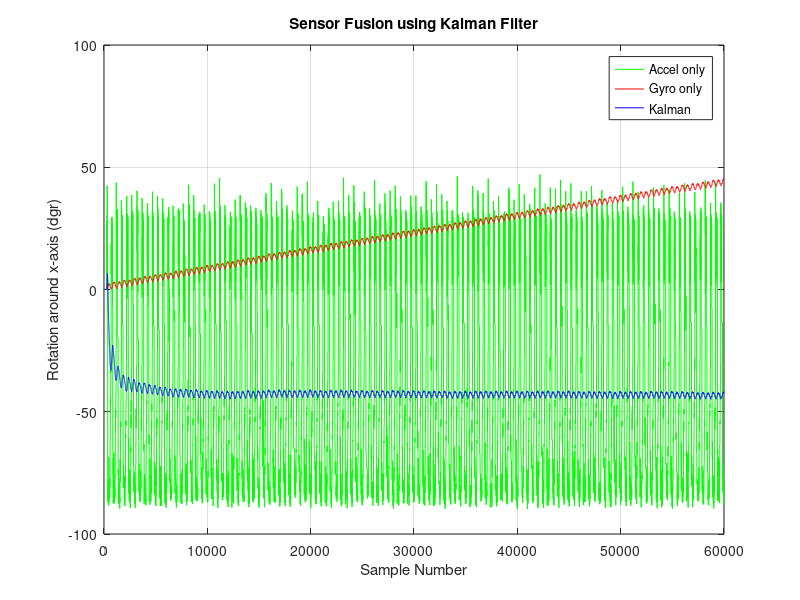
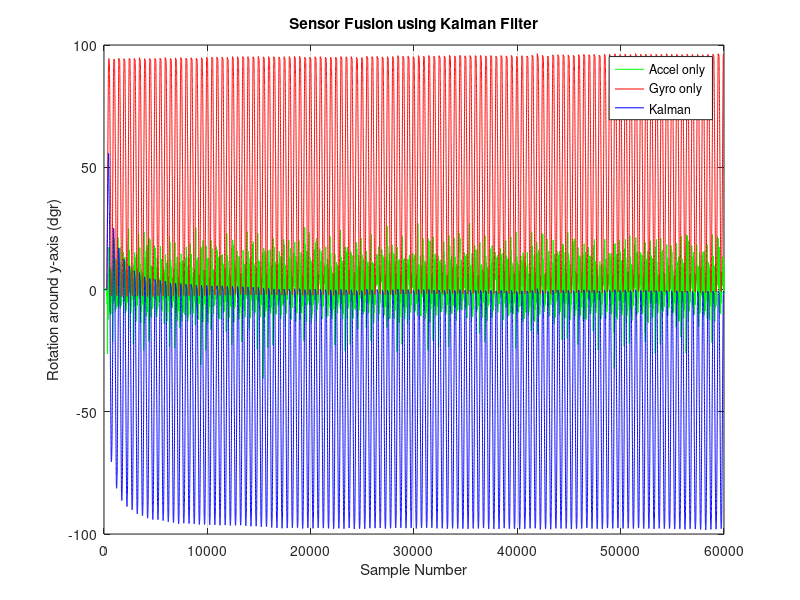
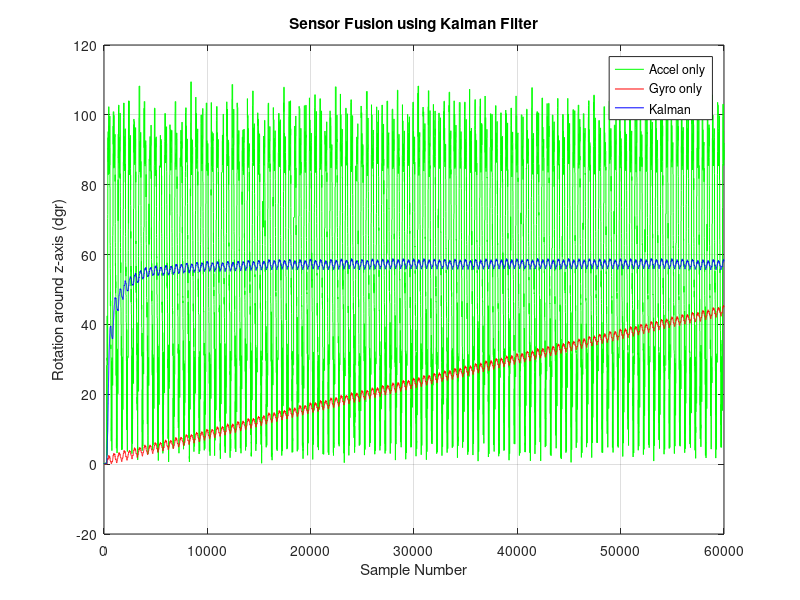

MATLAB code to generate these figures, in order: (Note: a time limit stopped this script after it produced the figures.)
# Load Quaternion pkg
pkg load quaternion;

# Parameters
filter = 5; % 0 = "raw", 1 = "static cal", 2 = "static cal + mvavg", 3 = "static cal + fir", 4 = "static cal + kalman", 5 = "simple cal + no filter"
ign_samples = 0; % samples to ignore until Filter has converged
gyro_weight = 0.98;
acc_range = 0.1;
gyr_sens = 32.8;
acc_sens = 8192;
delta_t = 1/500;
grav_raw = acc_sens;
gravity = 9.80665;
f_norm = [0; 0; acc_sens];
acc_rec = [0; 0; 1];
v = [0; 0; 0];
s = [0; 0; 0];

#Kalman Function
function angle_out = kalman_angle(angle_in, rate, stddev_angle, stddev_rate, delta_t)
  
  # Compute Variances
  var_angle = stddev_angle^2;
  var_rate = stddev_rate^2;

  # Initialize
  y_hat = [0; 0];
  A = [1 (-delta_t); 0 1];
  B = [delta_t; 0];
  H = eye(2,2);
  P = [1000 0; 0 1000];
  Q = [var_angle 0; 0 var_rate];
  R = [stddev_angle 0; 0 stddev_rate];

  # Go through samples
  for i=1:length(angle_in)
  
    # Rememver previous error covariance
    P_prev = P;

    # Prediction Update
    y_hat_neg = A*y_hat + B*rate(i);
    P = A*P_prev*transpose(A) + Q;

    # Measurement Update
    K = (P_prev*transpose(H))*inverse(H*P_prev*transpose(H) + R);
    y_hat = y_hat_neg + K*([angle_in(i); rate(i)] - H*y_hat_neg);
    P = (eye(2,2) - K*H)*P_prev;
    
    # Store values
    angle_out(i) = y_hat(1,1);
  end
  
  disp(P);

endfunction

# Load Data
if (filter == 1)
	load ('calibrated.mat', 'cal');
	data = cal;
	filter_str = "cal";
	f_norm = [331; -263; 8082];
	grav_raw = 8082;
elseif (filter == 2)
	load('mvavg.mat', 'mvavg');
	data = mvavg;
	filter_str = "mvavg";
	f_norm = [331; -263; 8082];
	grav_raw = 8082;
elseif (filter == "fir")
	load('fir.mat', 3);
	data = firfil;
	filter_str = "fir";
	f_norm = [331; -263; 8082];
	grav_raw = 8082;
elseif (filter == 4)
	load('kalman.mat', 'kalmanfil');
	data = kalmanfil;
	filter_str = "kalman";
	f_norm = [331; -263; 8082];
	grav_raw = 8082;
elseif (filter == 5)
	load('simple_calibration.mat', 'cal');
	data = cal;
	filter_str = "simple_cal";
else
	data = load('data.txt');
	filter_str = "raw";
endif

# Create Outfile Strings
outfile = strcat("quat_posVel_", filter_str, "_kalman.pdf");
q_mat_outfile = strcat("quatPos_", filter_str, "_kalman.mat");

# Extract Gyro and Accel Data
gx = data(:,1);
gy = data(:,2);
gz = data(:,3);
ax = data(:,4);
ay = data(:,5);
az = data(:,6);

# Convert
gx = gx / gyr_sens;
gy = gy / gyr_sens;
gz = gz / gyr_sens;
ax = ax / acc_sens;
ay = ay / acc_sens;
az = az / acc_sens;
f_norm_conv = f_norm / acc_sens;

# Compute Standard deviations
if (filter == 1 || filter == 2 || filter == 3 || filter == 4)
  stddev_rate_x = 24.500152 / gyr_sens;
  stddev_rate_y = 1.029194 / gyr_sens;
  stddev_rate_z = 3.045021 / gyr_sens;
  stddev_angle_x = 22.443588 / acc_sens;
  stddev_angle_y = 72.858551 / acc_sens;
  stddev_angle_z = 40.575413 / acc_sens;
else
  stddev_rate_x = std(gx);
  stddev_rate_y = std(gy);
  stddev_rate_z = std(gz);
  stddev_angle_x = std(ax);
  stddev_angle_y = std(ay);
  stddev_angle_z = std(az);
endif;

# Compute Angle
for i = 1:length(gx)
  
  # Get Magnitude of acceleration
  acc_i = [ax(i); ay(i); az(i)];
  acc_mag = norm(acc_i);
  
  # Use recent Acc if acceleration is way different than gravity
  if (acc_mag < (1-acc_range) || acc_mag > (1+acc_range))
    acc_norm = acc_rec;
  elseif (acc_mag != 0) % normalize
    acc_norm = acc_i / acc_mag;
  else 
    acc_norm = acc_i;
  endif;
  
  # Store Acc for next iteration
  acc_rec = acc_norm;
  
  # Compute Angle from Accelerometer and convert to dgr
  angle_acc_x(i) = asin(acc_norm(1,1)) / pi * 180;
  angle_acc_y(i) = asin(acc_norm(2,1)) / pi * 180;
  angle_acc_z(i) = acos(acc_norm(3,1)) / pi * 180;
  
  # Compute Angle from Gyroscope
  if (i == 1)
    angle_gyr_x(i) = gx(i) * delta_t;
    angle_gyr_y(i) = gy(i) * delta_t;
    angle_gyr_z(i) = gz(i) * delta_t;
  else
    angle_gyr_x(i) = angle_gyr_x(i-1) + gx(i) * delta_t;
    angle_gyr_y(i) = angle_gyr_y(i-1) + gy(i) * delta_t;
    angle_gyr_z(i) = angle_gyr_z(i-1) + gz(i) * delta_t;
  endif;

endfor

# Kalman Filter for x axis
angle_x = kalman_angle(angle_acc_x, gx, stddev_angle_x, stddev_rate_x, delta_t);
angle_y = kalman_angle(angle_acc_y, gy, stddev_angle_y, stddev_rate_y, delta_t);
angle_z = kalman_angle(angle_acc_z, gz, stddev_angle_z, stddev_rate_z, delta_t);

# Plot x
plot(angle_acc_x, "g");
hold on;
plot(angle_gyr_x, "r");
hold on;
plot(angle_x, "b");
hold on;

# Set up Plot
grid on;
title('Sensor Fusion using Kalman Filter');
xlabel('Sample Number');
ylabel('Rotation around x-axis (dgr)');
legend('Accel only', 'Gyro only', 'Kalman');

# Print
print(outfile);
hold off;

# Plot y
plot(angle_acc_y, "g");
hold on;
plot(angle_gyr_y, "r");
hold on;
plot(angle_y, "b");
hold on;

# Set up Plot
grid on;
title('Sensor Fusion using Kalman Filter');
xlabel('Sample Number');
ylabel('Rotation around y-axis (dgr)');
legend('Accel only', 'Gyro only', 'Kalman');

# Print
print("-append", outfile);
hold off;

# Plot z
plot(angle_acc_z, "g");
hold on;
plot(angle_gyr_z, "r");
hold on;
plot(angle_z, "b");
hold on;

# Set up Plot
grid on;
title('Sensor Fusion using Kalman Filter');
xlabel('Sample Number');
ylabel('Rotation around z-axis (dgr)');
legend('Accel only', 'Gyro only', 'Kalman');

# Print
print("-append", outfile);
hold off;

# Absolute Quaternion
quat_abs = quaternion(1, 0, 0, 0);

# Compute Quaternions
for i = (ign_samples+1):length(gx)
  
  #Get data set (already converted)
  gyr = [gx(i); gy(i); gz(i)];
  acc = [ax(i); ay(i); az(i)];
  
  ############## Quaternion Start ##############
  
  #Convert angle to radians
  angle_acc_z_rad = angle_acc_z * pi/180;
  
  # Normalize Acc
  acc_norm_sc = acc / norm(acc);
  if (acc_norm_sc != 0)
    acc_norm = acc / acc_norm_sc;
  else 
    acc_norm_sc = 1;
    acc_norm = acc;
  endif;
  
  # Construct absolute rotation quaternion
  quat_abs = unit(quaternion(cos(angle_acc_z_rad(i)/2), acc_norm(1,1)*sin(angle_acc_z_rad(i)/2), acc_norm(2,1)*sin(angle_acc_z_rad(i)/2), acc_norm(3,1)*sin(angle_acc_z_rad(i)/2)));
  
  # Keep track of quaternions for plot
  qw(i) = quat_abs.w;
  qx(i) = quat_abs.x;
  qy(i) = quat_abs.y;
  qz(i) = quat_abs.z;
  
  ######## Velocity / Position Start #########
  
  
   #Helper Computations
  qw_qw = qw(i) * qw(i);
  qw_qx = qw(i) * qx(i);
  qw_qy = qw(i) * qy(i);
  qw_qz = qw(i) * qz(i);
  qx_qx = qx(i) * qx(i);
  qx_qy = qx(i) * qy(i);
  qx_qz = qx(i) * qz(i);
  qy_qy = qy(i) * qy(i);
  qy_qz = qy(i) * qz(i);
  qz_qz = qz(i) * qz(i);
  
  #Quaternion to Rotation Matrix
  rot = [(qw_qw + qx_qx - qy_qy - qz_qz) 	(2 * qx_qy + 2 * qw_qz) 	(2 * qx_qz - 2 * qw_qy); 
	  (2 * qx_qy - 2 * qw_qz) 		(qw_qw - qx_qx + qy_qy - qz_qz) (2 * qy_qz + 2 * qw_qx)
	  (2 * qx_qz + 2 * qw_qy) 		(2 * qy_qz - 2 * qw_qx) 	(qw_qw - qx_qx - qy_qy + qz_qz)];
  
  #Get Transpose
  rot_t = transpose(rot);
  
  #Rotate Normal force
  f_norm_rot = rot * f_norm_conv;
  
  #Remove Gravity
  acc = acc - f_norm_rot;
  
  #Compute Intertial Acceleration
  acc_inert = rot_t * acc;
  
  #Convert to m/s^2
  acc_i_c = acc_inert * gravity;
  
  # Get recent acceleration
  if ( i <= (ign_samples+1) )
    a_recent = [0; 0; 0];
  else
    a_recent = [oax(i-1); oay(i-1); oaz(i-1)];
  endif;
  
  #Compute Velocity (first integration)
  v_curr = v + a_recent * delta_t; %v + acc_i_c * delta_t;
  
  #Compute Position (second integration)
  s_curr = s + v * delta_t; %s + v*delta_t + 0.5 * acc_i_c * delta_t^2;
  
  #Replace old velocity and position by new ones
  v = v_curr;
  s = s_curr;
  
  # Keep track of velocity and position for plots
  oax(i) = acc_i_c(1,1);
  oay(i) = acc_i_c(2,1);
  oaz(i) = acc_i_c(3,1);
  vx(i) = v(1,1);
  vy(i) = v(2,1);
  vz(i) = v(3,1);
  sx(i) = s(1,1);
  sy(i) = s(2,1);
  sz(i) = s(3,1);
  
endfor

# clear
hold off;

# Plot Quaternion
plot(qw, "c");
hold on;
plot(qx, "r");
hold on;
plot(qy, "g");
hold on;
plot(qz, "b");
hold on;

# Set up Plot
grid on;
title('Quaternions (after calibration and filtering)');
xlabel('Sample Number');
ylabel('Value');
legend('w', 'x', 'y', 'z');

# Prepare for Data Export
qw = rot90(qw, -1);
qx = rot90(qx, -1);
qy = rot90(qy, -1);
qz = rot90(qz, -1);
sx = rot90(sx, -1);
sy = rot90(sy, -1);
sz = rot90(sz, -1);
out = [qw qx qy qz sx sy sz];

# Data Export
save(q_mat_outfile, 'out');

# Print
print("-append", outfile);
hold off;

# Plot Velocity
plot(vx, "r");
hold on;
plot(vy, "g");
hold on;
plot(vz, "b");
hold on;

# Set up Plot
grid on;
title('Velocity');
xlabel('Sample Number');
ylabel('Velocity (m/s)');
legend('x', 'y', 'z');
hold off;

# Print Velocity
print("-append", outfile);

# Plot Position
plot(sx, "r");
hold on;
plot(sy, "g");
hold on;
plot(sz, "b");
hold on;

# Set up Plot
grid on;
title('Position');
xlabel('Sample Number');
ylabel('Position (m)');
legend('x', 'y', 'z');
hold off;

# Print Position
print("-append", outfile);
